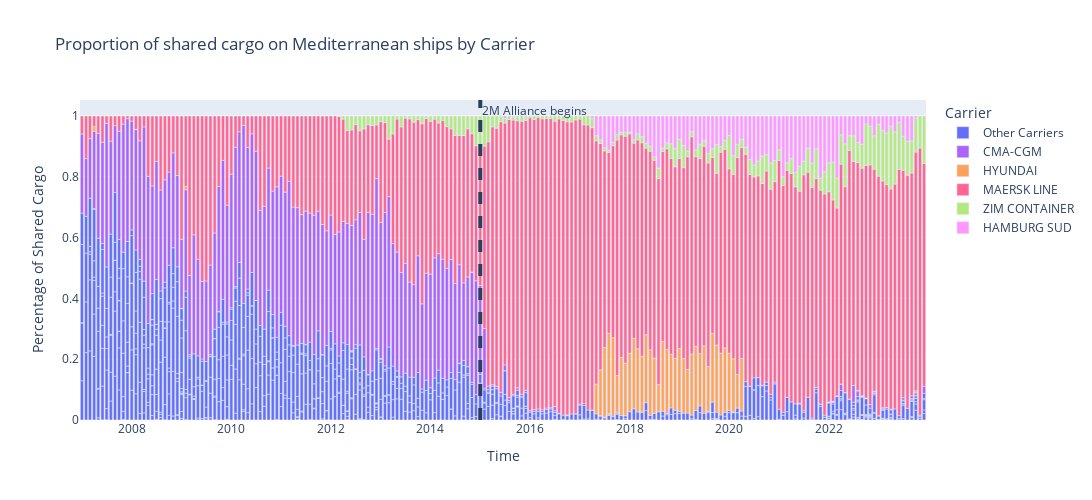

Notebook code for this chart:
### Code cell
sharing_by_carrier_med(main_lf, 'MSCU', 'Mediterranean')

### Figure 1 — Plotly figure (JSON) as saved in the notebook; plotly's stock layout.template omitted (floating-point values rounded to 4 significant figures; data arrays with more than 128 entries replaced by an {"elided": "..."} marker saying what was removed)
{"data": [{"alignmentgroup": "True", "hovertemplate": "Carrier=Other Carriers<br>Time=%{x}<br>Percentage of Shared Cargo=%{y}<extra></extra>", "legendgroup": "Other Carriers", "marker": {"color": "#636efa", "pattern": {"shape": ""}}, "name": "Other Carriers", "offsetgroup": "Other Carriers", "orientation": "v", "showlegend": true, "textposition": "auto", "type": "bar", "x": {"elided": "947 str values"}, "xaxis": "x", "y": {"elided": "947 float values"}, "yaxis": "y"}, {"alignmentgroup": "True", "hovertemplate": "Carrier=CMA-CGM<br>Time=%{x}<br>Percentage of Shared Cargo=%{y}<extra></extra>", "legendgroup": "CMA-CGM", "marker": {"color": "#ab63fa", "pattern": {"shape": ""}}, "name": "CMA-CGM", "offsetgroup": "CMA-CGM", "orientation": "v", "showlegend": true, "textposition": "auto", "type": "bar", "x": {"elided": "133 str values"}, "xaxis": "x", "y": {"elided": "133 float values"}, "yaxis": "y"}, {"alignmentgroup": "True", "hovertemplate": "Carrier=HYUNDAI<br>Time=%{x}<br>Percentage of Shared Cargo=%{y}<extra></extra>", "legendgroup": "HYUNDAI", "marker": {"color": "#FFA15A", "pattern": {"shape": ""}}, "name": "HYUNDAI", "offsetgroup": "HYUNDAI", "orientation": "v", "showlegend": true, "textposition": "auto", "type": "bar", "x": ["2007-04-01T00:00:00", "2008-02-01T00:00:00", "2009-02-01T00:00:00", "2014-11-01T00:00:00", "2017-05-01T00:00:00", "2017-06-01T00:00:00", "2017-07-01T00:00:00", "2017-08-01T00:00:00", "2017-09-01T00:00:00", "2017-10-01T00:00:00", "2017-11-01T00:00:00", "2017-12-01T00:00:00", "2018-01-01T00:00:00", "2018-02-01T00:00:00", "2018-03-01T00:00:00", "2018-04-01T00:00:00", "2018-05-01T00:00:00", "2018-06-01T00:00:00", "2018-07-01T00:00:00", "2018-08-01T00:00:00", "2018-09-01T00:00:00", "2018-10-01T00:00:00", "2018-11-01T00:00:00", "2018-12-01T00:00:00", "2019-01-01T00:00:00", "2019-02-01T00:00:00", "2019-03-01T00:00:00", "2019-04-01T00:00:00", "2019-05-01T00:00:00", "2019-06-01T00:00:00", "2019-07-01T00:00:00", "2019-08-01T00:00:00", "2019-09-01T00:00:00", "2019-10-01T00:00:00", "2019-11-01T00:00:00", "2019-12-01T00:00:00", "2020-01-01T00:00:00", "2020-02-01T00:00:00", "2020-03-01T00:00:00", "2020-04-01T00:00:00", "2022-01-01T00:00:00", "2022-02-01T00:00:00", "2022-03-01T00:00:00", "2022-04-01T00:00:00", "2022-05-01T00:00:00", "2022-06-01T00:00:00", "2022-07-01T00:00:00", "2022-08-01T00:00:00", "2022-09-01T00:00:00", "2022-10-01T00:00:00", "2022-12-01T00:00:00", "2023-02-01T00:00:00", "2023-10-01T00:00:00"], "xaxis": "x", "y": [0.01531, 0.000846, 0.01122, 0.0004073, 0.09812, 0.1509, 0.2294, 0.2646, 0.2595, 0.1212, 0.1912, 0.1728, 0.1923, 0.2317, 0.2082, 0.1828, 0.2237, 0.216, 0.1822, 0.08925, 0.23, 0.2112, 0.1769, 0.1709, 0.206, 0.1795, 0.1435, 0.201, 0.2107, 0.1719, 0.2215, 0.1462, 0.2259, 0.2207, 0.2035, 0.212, 0.1877, 0.1755, 0.1106, 0.1733, 0.001719, 0.0004199, 0.002422, 0.0006282, 0.0006258, 0.0003392, 0.0003565, 0.00176, 0.0007495, 0.0001172, 0.0001622, 0.0004601, 0.006689], "yaxis": "y"}, {"alignmentgroup": "True", "hovertemplate": "Carrier=MAERSK LINE<br>Time=%{x}<br>Percentage of Shared Cargo=%{y}<extra></extra>", "legendgroup": "MAERSK LINE", "marker": {"color": "#FF6692", "pattern": {"shape": ""}}, "name": "MAERSK LINE", "offsetgroup": "MAERSK LINE", "orientation": "v", "showlegend": true, "textposition": "auto", "type": "bar", "x": {"elided": "204 str values"}, "xaxis": "x", "y": {"elided": "204 float values"}, "yaxis": "y"}, {"alignmentgroup": "True", "hovertemplate": "Carrier=ZIM CONTAINER<br>Time=%{x}<br>Percentage of Shared Cargo=%{y}<extra></extra>", "legendgroup": "ZIM CONTAINER", "marker": {"color": "#B6E880", "pattern": {"shape": ""}}, "name": "ZIM CONTAINER", "offsetgroup": "ZIM CONTAINER", "orientation": "v", "showlegend": true, "textposition": "auto", "type": "bar", "x": {"elided": "142 str values"}, "xaxis": "x", "y": {"elided": "142 float values"}, "yaxis": "y"}, {"alignmentgroup": "True", "hovertemplate": "Carrier=HAMBURG SUD<br>Time=%{x}<br>Percentage of Shared Cargo=%{y}<extra></extra>", "legendgroup": "HAMBURG SUD", "marker": {"color": "#FF97FF", "pattern": {"shape": ""}}, "name": "HAMBURG SUD", "offsetgroup": "HAMBURG SUD", "orientation": "v", "showlegend": true, "textposition": "auto", "type": "bar", "x": ["2015-07-01T00:00:00", "2015-09-01T00:00:00", "2015-10-01T00:00:00", "2015-12-01T00:00:00", "2016-10-01T00:00:00", "2017-04-01T00:00:00", "2017-05-01T00:00:00", "2017-06-01T00:00:00", "2017-07-01T00:00:00", "2017-08-01T00:00:00", "2017-09-01T00:00:00", "2017-10-01T00:00:00", "2017-11-01T00:00:00", "2017-12-01T00:00:00", "2018-01-01T00:00:00", "2018-02-01T00:00:00", "2018-03-01T00:00:00", "2018-04-01T00:00:00", "2018-05-01T00:00:00", "2018-06-01T00:00:00", "2018-07-01T00:00:00", "2018-08-01T00:00:00", "2018-09-01T00:00:00", "2018-10-01T00:00:00", "2018-11-01T00:00:00", "2018-12-01T00:00:00", "2019-01-01T00:00:00", "2019-02-01T00:00:00", "2019-03-01T00:00:00", "2019-04-01T00:00:00", "2019-05-01T00:00:00", "2019-06-01T00:00:00", "2019-07-01T00:00:00", "2019-08-01T00:00:00", "2019-09-01T00:00:00", "2019-10-01T00:00:00", "2019-11-01T00:00:00", "2019-12-01T00:00:00", "2020-01-01T00:00:00", "2020-02-01T00:00:00", "2020-03-01T00:00:00", "2020-04-01T00:00:00", "2020-05-01T00:00:00", "2020-06-01T00:00:00", "2020-07-01T00:00:00", "2020-08-01T00:00:00", "2020-09-01T00:00:00", "2020-10-01T00:00:00", "2020-11-01T00:00:00", "2020-12-01T00:00:00", "2021-01-01T00:00:00", "2021-02-01T00:00:00", "2021-03-01T00:00:00", "2021-04-01T00:00:00", "2021-05-01T00:00:00", "2021-06-01T00:00:00", "2021-07-01T00:00:00", "2021-08-01T00:00:00", "2021-09-01T00:00:00", "2021-10-01T00:00:00", "2021-11-01T00:00:00", "2021-12-01T00:00:00", "2022-01-01T00:00:00", "2022-02-01T00:00:00", "2022-03-01T00:00:00", "2022-04-01T00:00:00", "2022-05-01T00:00:00", "2022-06-01T00:00:00", "2022-07-01T00:00:00", "2022-08-01T00:00:00", "2022-09-01T00:00:00", "2022-10-01T00:00:00", "2022-11-01T00:00:00", "2022-12-01T00:00:00", "2023-01-01T00:00:00", "2023-02-01T00:00:00", "2023-03-01T00:00:00", "2023-04-01T00:00:00", "2023-05-01T00:00:00", "2023-06-01T00:00:00", "2023-07-01T00:00:00", "2023-08-01T00:00:00", "2023-09-01T00:00:00", "2023-10-01T00:00:00"], "xaxis": "x", "y": [0.008266, 0.002673, 0.003097, 0.004239, 0.0003083, 0.007882, 0.0645, 0.07866, 0.1046, 0.1124, 0.08656, 0.06136, 0.05355, 0.05343, 0.05309, 0.07825, 0.05795, 0.06742, 0.08995, 0.09932, 0.1345, 0.1713, 0.1054, 0.08809, 0.09137, 0.1067, 0.07699, 0.09654, 0.1152, 0.05112, 0.1117, 0.09306, 0.08144, 0.1238, 0.1077, 0.09413, 0.1006, 0.07977, 0.06386, 0.1301, 0.09304, 0.0776, 0.102, 0.1435, 0.1609, 0.1485, 0.1316, 0.1268, 0.154, 0.1461, 0.1113, 0.2001, 0.1538, 0.1401, 0.1859, 0.1655, 0.1483, 0.1057, 0.1548, 0.1076, 0.2042, 0.1836, 0.1543, 0.1516, 0.2038, 0.06178, 0.09166, 0.06462, 0.0651, 0.08675, 0.09251, 0.02619, 0.03399, 0.06498, 0.02694, 0.04669, 0.05595, 0.03342, 0.05193, 0.02057, 0.0664, 0.08331, 0.08202, 0.006855], "yaxis": "y"}], "layout": {"annotations": [{"showarrow": false, "text": "2M Alliance begins", "x": 1420099200000, "xanchor": "left", "xref": "x", "y": 1, "yanchor": "top", "yref": "y domain"}], "barmode": "relative", "height": 500, "legend": {"title": {"text": "Carrier"}, "tracegroupgap": 0}, "shapes": [{"line": {"dash": "dash", "width": 4}, "type": "line", "x0": 1420099200000, "x1": 1420099200000, "xref": "x", "y0": 0, "y1": 1, "yref": "y domain"}], "title": {"text": "Proportion of shared cargo on Mediterranean ships by Carrier"}, "width": 1100, "xaxis": {"anchor": "y", "domain": [0, 1], "title": {"text": "Time"}}, "yaxis": {"anchor": "x", "domain": [0, 1], "title": {"text": "Percentage of Shared Cargo"}}}}
